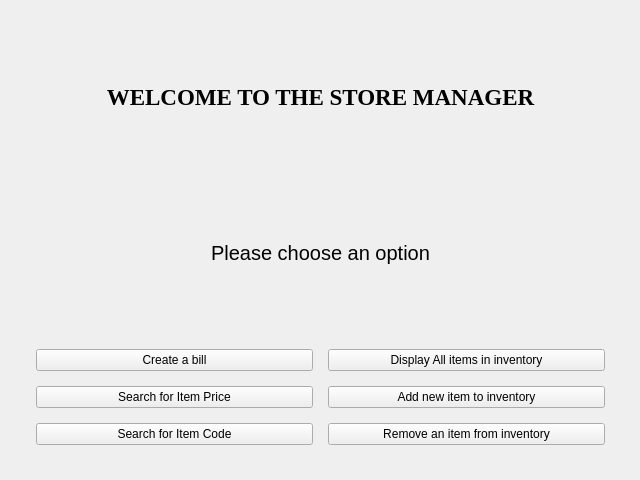
<?xml version="1.0" encoding="UTF-8"?>
<ui version="4.0">
 <class>PrimaryHMI</class>
 <widget class="QWidget" name="PrimaryHMI">
  <property name="geometry">
   <rect>
    <x>0</x>
    <y>0</y>
    <width>640</width>
    <height>480</height>
   </rect>
  </property>
  <property name="windowTitle">
   <string>PrimaryHMI</string>
  </property>
  <widget class="QWidget" name="layoutWidget">
   <property name="geometry">
    <rect>
     <x>10</x>
     <y>10</y>
     <width>621</width>
     <height>461</height>
    </rect>
   </property>
   <layout class="QVBoxLayout" name="topLayout" stretch="0,0,0">
    <property name="sizeConstraint">
     <enum>QLayout::SetMinAndMaxSize</enum>
    </property>
    <item>
     <widget class="QLabel" name="WelcomeLabel">
      <property name="font">
       <font>
        <family>Times New Roman</family>
        <pointsize>17</pointsize>
        <weight>75</weight>
        <italic>false</italic>
        <bold>true</bold>
       </font>
      </property>
      <property name="text">
       <string>WELCOME TO THE STORE MANAGER</string>
      </property>
      <property name="alignment">
       <set>Qt::AlignCenter</set>
      </property>
     </widget>
    </item>
    <item>
     <widget class="QLabel" name="MessageLabel">
      <property name="font">
       <font>
        <pointsize>15</pointsize>
        <weight>50</weight>
        <bold>false</bold>
       </font>
      </property>
      <property name="text">
       <string>Please choose an option</string>
      </property>
      <property name="alignment">
       <set>Qt::AlignCenter</set>
      </property>
     </widget>
    </item>
    <item>
     <layout class="QGridLayout" name="PrimaryMenuLayout">
      <property name="leftMargin">
       <number>15</number>
      </property>
      <property name="topMargin">
       <number>15</number>
      </property>
      <property name="rightMargin">
       <number>15</number>
      </property>
      <property name="bottomMargin">
       <number>15</number>
      </property>
      <property name="spacing">
       <number>15</number>
      </property>
      <item row="0" column="0">
       <widget class="QPushButton" name="CreateBillPushButton">
        <property name="text">
         <string>Create a bill</string>
        </property>
       </widget>
      </item>
      <item row="1" column="0">
       <widget class="QPushButton" name="SearchItemPricePushButton">
        <property name="text">
         <string>Search for Item Price</string>
        </property>
       </widget>
      </item>
      <item row="2" column="0">
       <widget class="QPushButton" name="SearchItemCodePushButton">
        <property name="text">
         <string>Search for Item Code</string>
        </property>
       </widget>
      </item>
      <item row="0" column="1">
       <widget class="QPushButton" name="DisplayInventoryPushButton">
        <property name="text">
         <string>Display All items in inventory</string>
        </property>
       </widget>
      </item>
      <item row="1" column="1">
       <widget class="QPushButton" name="AddNewItemPushButton">
        <property name="text">
         <string>Add new item to inventory</string>
        </property>
       </widget>
      </item>
      <item row="2" column="1">
       <widget class="QPushButton" name="RemoveInventoryItemPushButton">
        <property name="text">
         <string>Remove an item from inventory</string>
        </property>
       </widget>
      </item>
     </layout>
    </item>
   </layout>
  </widget>
  <zorder>layoutWidget</zorder>
  <zorder>WelcomeLabel</zorder>
 </widget>
 <layoutdefault spacing="6" margin="11"/>
 <resources/>
 <connections/>
</ui>
